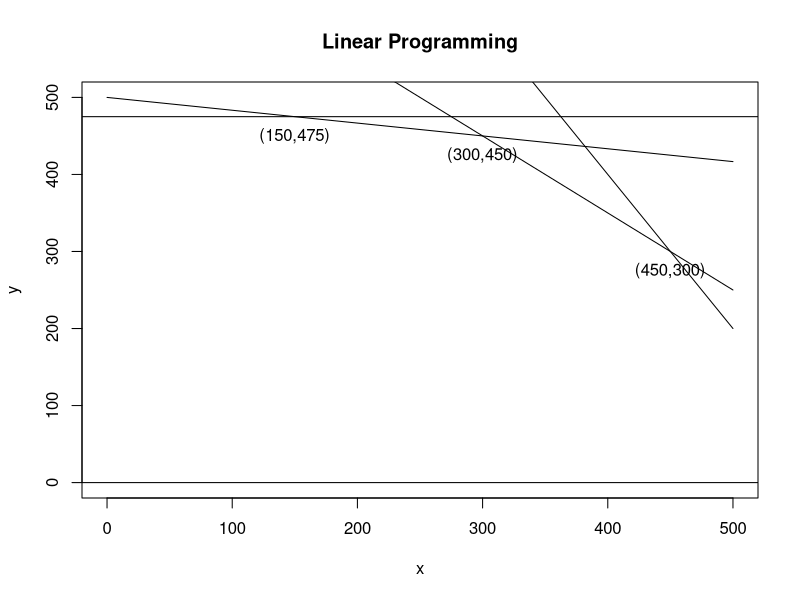

Here is the R script that generated this plot:
## ---- chunk 1
water <- function(x){500 - x / 6}
land <- function(x){1200 - 2 * x}
labor <- function(x){750 - x}

curve(water, from=0, to=500, xlab="x", ylab="y", ylim = c(0, 500), xname = "Tamato", main='Linear Programming')
curve(land, from=0, to=500, xlab="x", ylab="y", add = TRUE)
curve(labor, from=0, to=500, xlab="x", ylab="y", add = TRUE)

abline(a = 475, b = 0)
abline(a = 0, b = 0)

text(c(150,300,450), c(450,425,275), labels=c("(150,475)", "(300,450)", "(450,300)"))
## ---- chunk 2
#install.packages("lpSolve")
library("lpSolve")

f.obj <- c(2, 3)

row1 = c(10, 60)
row2 = c(1/20, 1/40)
row3 = c(1, 1)


f.con <- rbind(row1, row2, row3)
f.dir <- c("<=", "<=", "<=")
f.rhs <- c(30000, 30, 750)

lp ("max", f.obj, f.con, f.dir, f.rhs)
lp ("max", f.obj, f.con, f.dir, f.rhs)$solution
## ---- chunk 3
#install.packages("kableExtra")
library("kableExtra")
library("knitr")

extreme_points <- c(1:10)
x <-c(0, 0, 0, 0, 3000, 600, 750, 4200/11, 300, 450)
y <- c(0, 500, 1200, 750, 0, 0, 0, 4800/11, 450, 300)
s1 <- c(30000, 0, -42000, -15000, 0, 24000, 22500, 0, 0, 7500)
s2 <- c(30, 17.5, 0, 11.25, -120, 0, -7.5, 0, 3.75, 0)
s3 <- c(750, 250, -450, 0, -2250, 150, 0, -750/11, 0, 0)

df <- data.frame(extreme_points, x, y, s1, s2, s3)
df
## ---- chunk 4
extreme_points <- c(1, 2, 6, 9, 10)
x <-c(0, 0, 600, 300, 450)
y <- c(0, 500, 0, 450, 300)
s1 <- c(30000, 0, 24000, 0, 7500)
s2 <- c(30, 17.5, 0, 3.75, 0)
s3 <- c(750, 250, 150, 0, 0)
obj_fun <- c(0, 1500, 1200, 1950, 1800)

df <- data.frame(extreme_points, x, y, s1, s2, s3, obj_fun)
df
## ---- chunk 5
x <-c(10, 1/20, 1, -2)
y <- c(60, 1/40, 1, -3)
s1 <- c(1, 0, 0, 0)
s2 <- c(0, 1, 0, 0)
s3 <- c(0, 0, 1, 0)
z <- c(0, 0, 0, 1)
RHS <- c(30000, 30, 750, 0)

df2 <- data.frame(x, y, s1, s2, s3, z, RHS)
df2
## ---- chunk 6
df2$Ratio<- df2$RHS / df2$y
df2
## ---- chunk 7
df2[1, ] <- 1/60 * df2[1, ]
df2[2, ] <- -0.025 * df2[1, ] + df2[2, ]
df2[3, ] <- -1 * df2[1, ] +df2[3, ]
df2[4, ] <- 3 * df2[1, ] + df2[4, ]

df2
## ---- chunk 8
df2$Ratio <- df2$RHS / df2$x
df2
## ---- chunk 9
df2[3, ] <- (1/0.8333) * df2[3, ]
df2[1, ] <- -0.16666667 * df2[3, ] + df2[1, ]
df2[2, ] <- -0.04583333 * df2[3, ] +df2[2, ]
df2[4, ] <- 1.5 * df2[3, ] + df2[4, ]

df2
## ---- chunk 10
library("lpSolve")

f.obj <- c(2, 3)

row1 = c(10, 60)
row2 = c(1/20, 1/40)
row3 = c(1, 1)


f.con <- rbind(row1, row2, row3)
f.dir <- c("<=", "<=", "<=")
f.rhs <- c(40000, 30, 700)

lp ("max", f.obj, f.con, f.dir, f.rhs)
lp ("max", f.obj, f.con, f.dir, f.rhs)$solution
